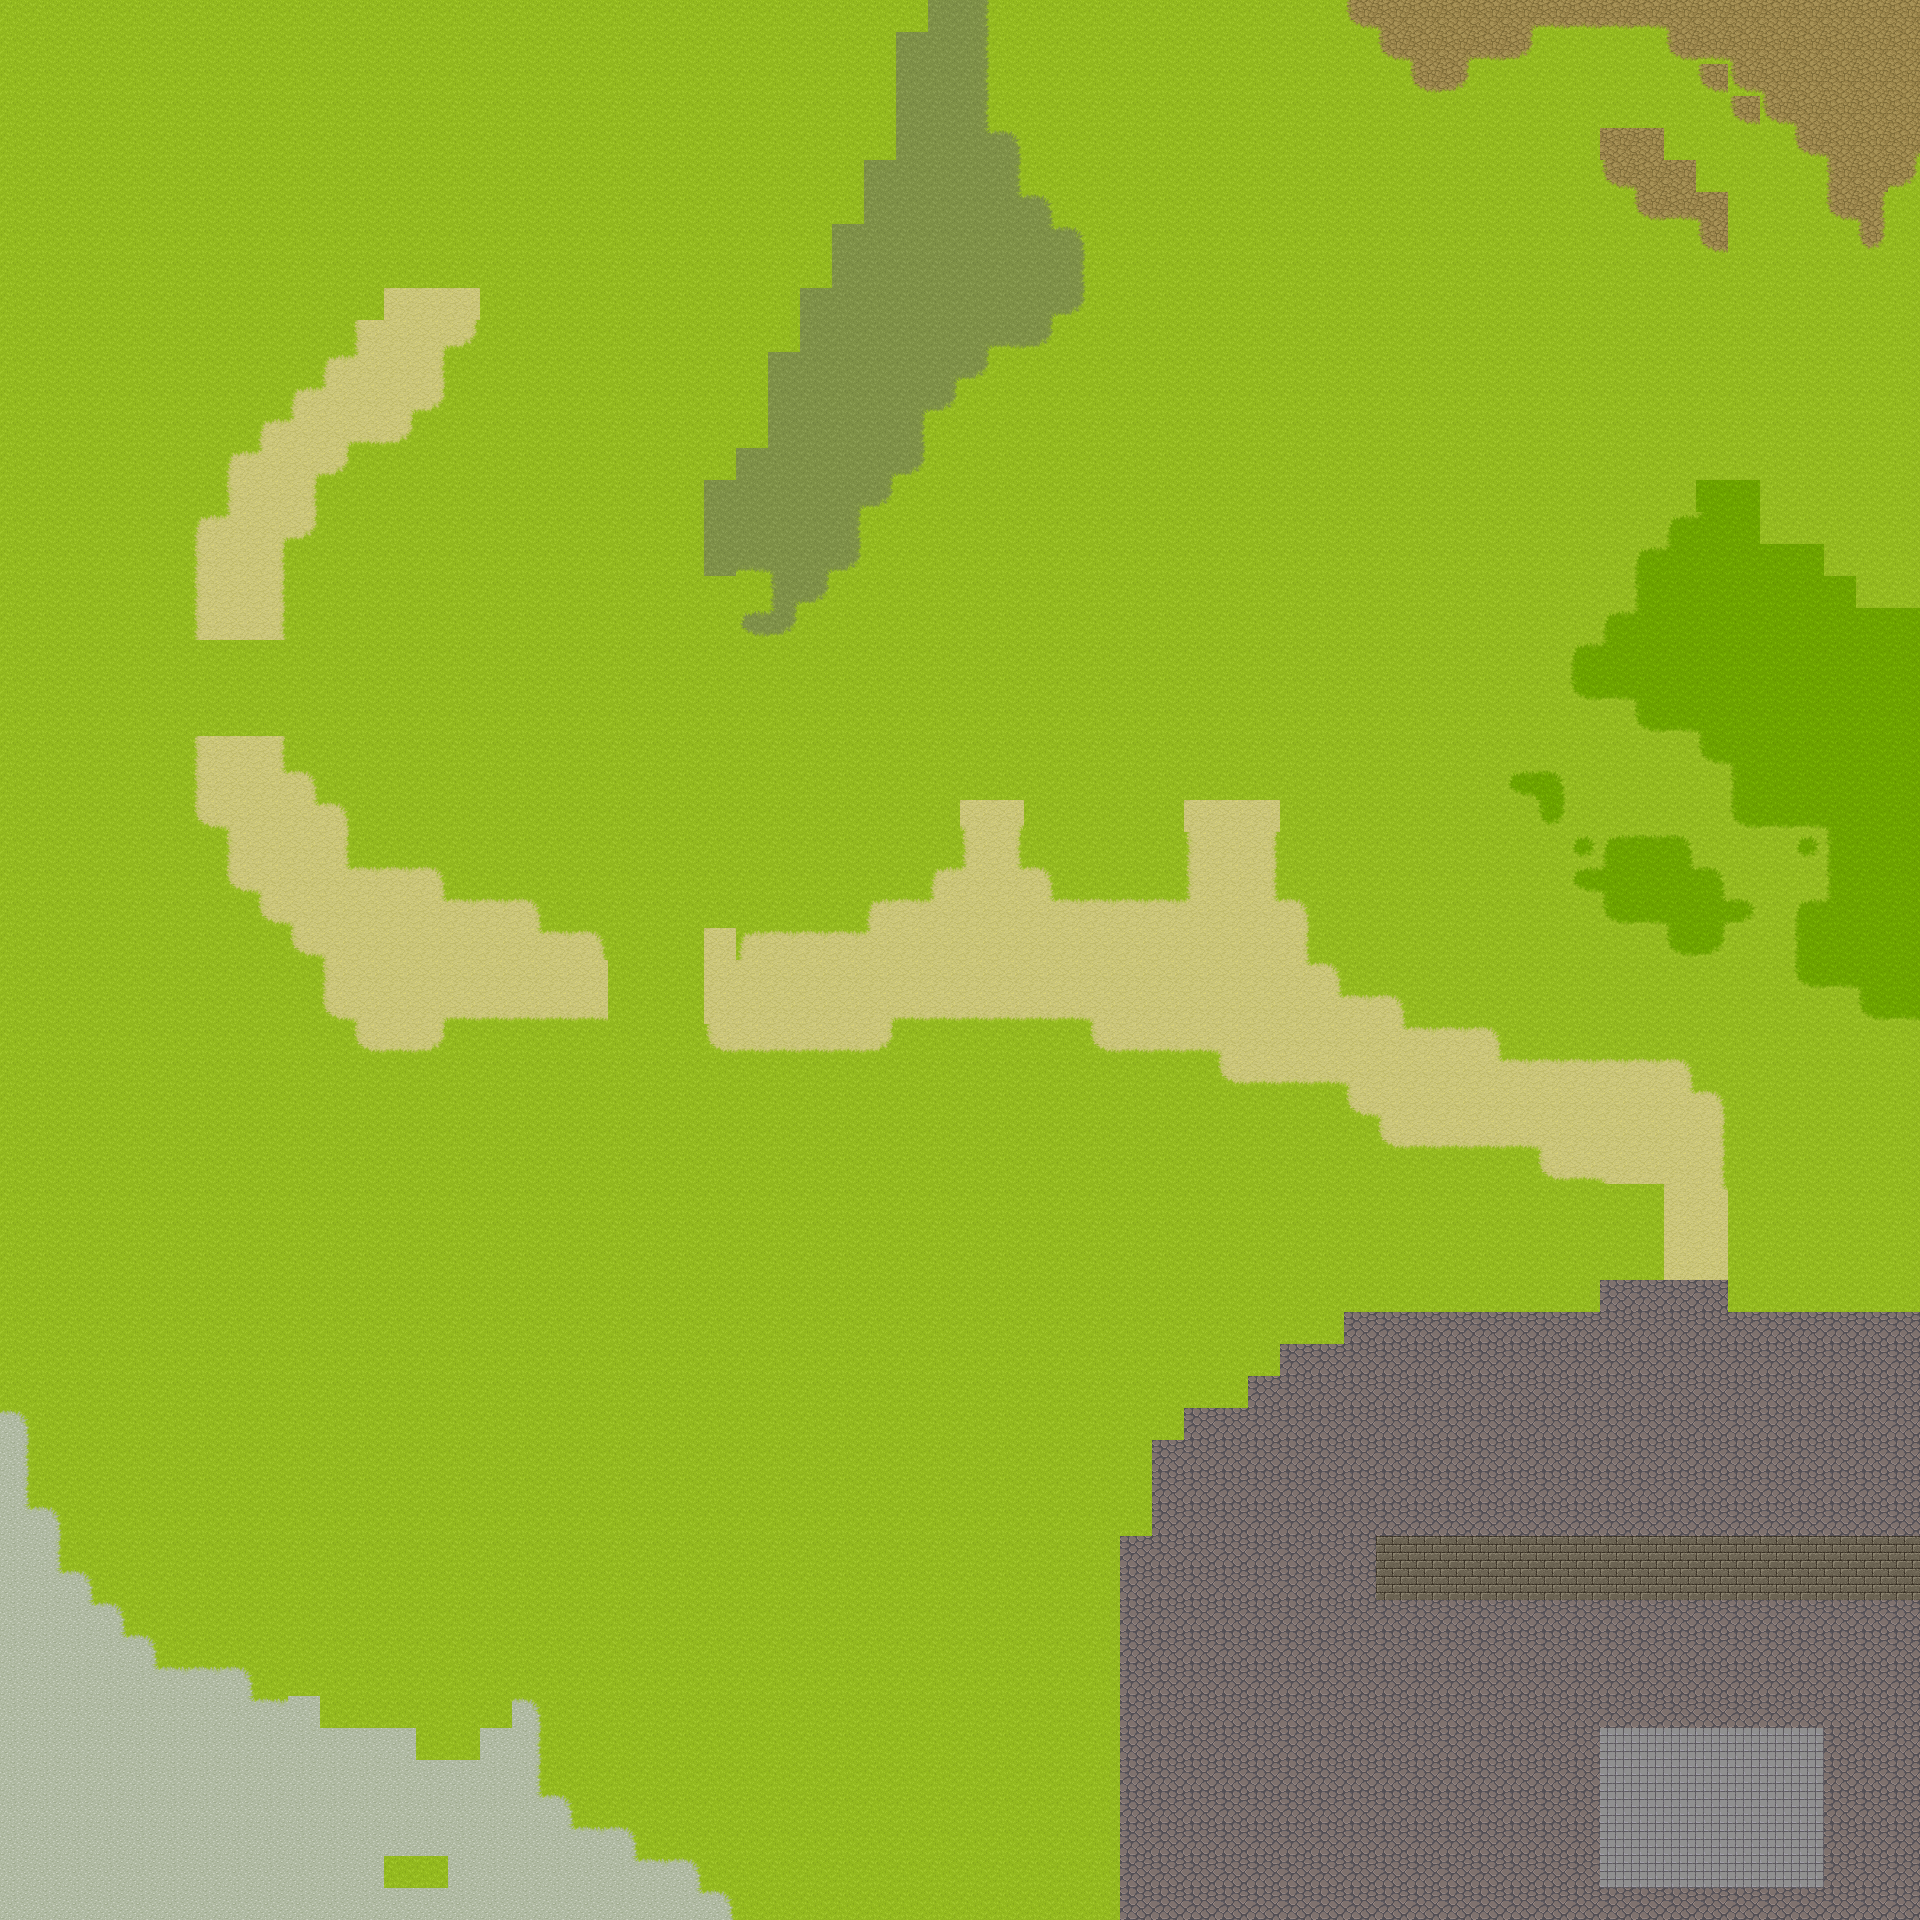

This is a level from a 2D game, rendered from its Tiled map with the project's own tilesets. A one-line summary and the map file follow, with tile-layer data summarised:
An orthogonal 60x60 tile map with 32x32 px tiles, 1 tile layer (ground), 9 hidden layers not drawn, 5 tilesets.

<map version="1.4" tiledversion="1.4.3" orientation="orthogonal" renderorder="right-down" width="60" height="60" tilewidth="32" tileheight="32" infinite="0" nextlayerid="15" nextobjectid="1">
 <tileset firstgid="1" source="../tilesets/[A]WaterFall_pipo.tsx" />
 <tileset firstgid="577" name="../tilesets/[Base]BaseChip_pipo" tilewidth="32" tileheight="32" tilecount="1064" columns="8">
  <image source="../tilesets/[Base]BaseChip_pipo.png" width="256" height="4256" />
 </tileset>
 <tileset firstgid="1641" source="../tilesets/[A]Grass_pipo.tsx" />
 <tileset firstgid="2169" source="../tilesets/[A]Water_pipo.tsx" />
 <tileset firstgid="5241" source="../tilesets/[A]Flower_pipo.tsx" />
 <layer id="5" name="ground" width="60" height="60">
  <data>[3600 cells, 3600 non-empty, 60 distinct tile ids]</data>
 </layer>
 <layer id="8" name="grass" width="60" height="60" visible="0">
  <data>[3600 cells, 100 non-empty, 41 distinct tile ids]</data>
 </layer>
 <layer id="12" name="farm" width="60" height="60" visible="0">
  <data>[3600 cells, 45 non-empty, 16 distinct tile ids]</data>
 </layer>
 <layer id="13" name="farm_up" width="60" height="60" visible="0">
  <data>[3600 cells, 33 non-empty, 10 distinct tile ids]</data>
 </layer>
 <layer id="6" name="water_blocking" width="60" height="60" visible="0">
  <data>[3600 cells, 489 non-empty, 19 distinct tile ids]</data>
 </layer>
 <layer id="14" name="water" width="60" height="60" visible="0">
  <data>[3600 cells, 21 non-empty, 5 distinct tile ids]</data>
 </layer>
 <layer id="10" name="water_grass" width="60" height="60" visible="0">
  <data>[3600 cells, 22 non-empty, 2 distinct tile ids]</data>
 </layer>
 <layer id="7" name="building" width="60" height="60" visible="0">
  <data>[3600 cells, 910 non-empty, 174 distinct tile ids]</data>
 </layer>
 <layer id="11" name="building_up" width="60" height="60" visible="0">
  <data>[3600 cells, 131 non-empty, 62 distinct tile ids]</data>
 </layer>
 <layer id="9" name="tree_blocking" width="60" height="60" visible="0">
  <data>[3600 cells, 1037 non-empty, 40 distinct tile ids]</data>
 </layer>
</map>
